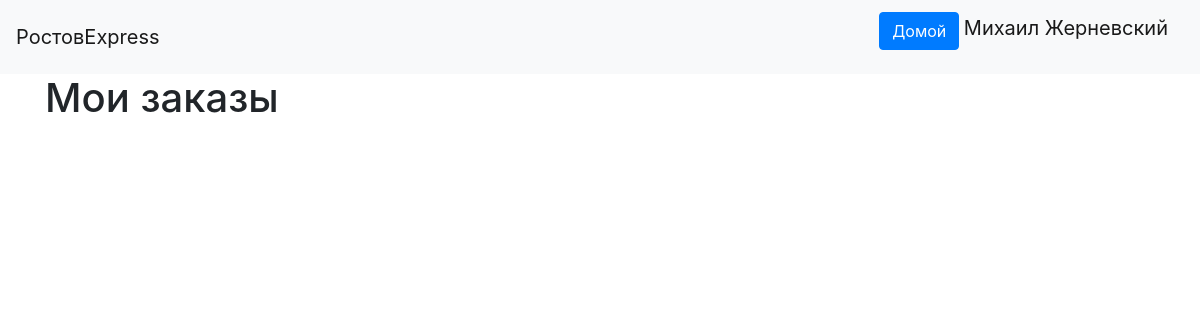
The page /users/get_orders (signed in) on the database as committed earlier.
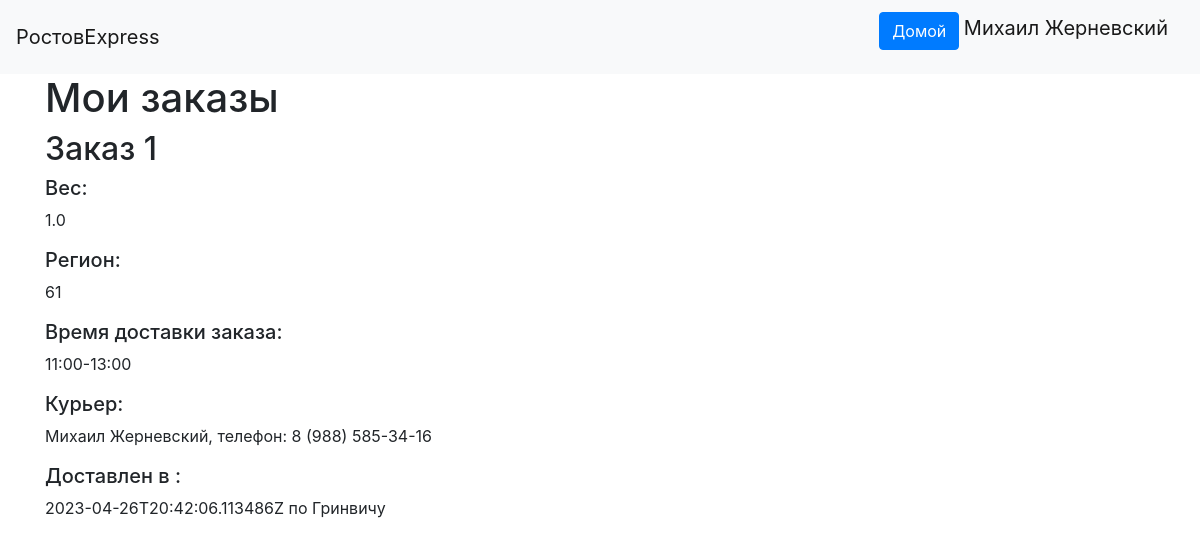
The same page on the database as committed later.
### data/users.py (models this page shows, shortened)
class User(SqlAlchemyBase, UserMixin):
    __tablename__ = 'users'
    id = sqlalchemy.Column(sqlalchemy.Integer,
                           primary_key=True, autoincrement=True)
    name = sqlalchemy.Column(sqlalchemy.String, nullable=True)
    about = sqlalchemy.Column(sqlalchemy.String, nullable=True)
    email = sqlalchemy.Column(sqlalchemy.String,
                              index=True, unique=True, nullable=True)
    phone_number = sqlalchemy.Column(sqlalchemy.String,
                              index=True, unique=True, nullable=True)
    hashed_password = sqlalchemy.Column(sqlalchemy.String, nullable=True)
    created_date = sqlalchemy.Column(sqlalchemy.DateTime,default=datetime.datetime.now)
    user_type = sqlalchemy.Column(sqlalchemy.Integer, nullable=True)
    c_id = sqlalchemy.Column(sqlalchemy.Integer, sqlalchemy.ForeignKey('couriers.id'), nullable=True)
    sqlalchemy.orm.relation('Courier')

### data/orders.py (models this page shows)
class Order(SqlAlchemyBase):
    __tablename__ = 'orders'
    id = sqlalchemy.Column(sqlalchemy.Integer, primary_key=True)
    weight = sqlalchemy.Column(sqlalchemy.Float, nullable=True)
    region = sqlalchemy.Column(sqlalchemy.Integer, nullable=True)
    orders_courier = sqlalchemy.Column(sqlalchemy.Integer, sqlalchemy.ForeignKey('couriers.id'))
    user_id = sqlalchemy.Column(sqlalchemy.Integer, sqlalchemy.ForeignKey("users.id"))
    complete_time = sqlalchemy.Column(sqlalchemy.String, nullable=True, default='')
    sqlalchemy.orm.relation('User')
    sqlalchemy.orm.relation('Courier')

### data/deliveryhours.py (models this page shows)
class DH(SqlAlchemyBase):
    __tablename__ = 'deliveryhours'
    id = sqlalchemy.Column(sqlalchemy.Integer, primary_key=True, autoincrement=True)
    order_id = sqlalchemy.Column(sqlalchemy.Integer, sqlalchemy.ForeignKey('orders.id'), nullable=True)
    hours = sqlalchemy.Column(sqlalchemy.String, nullable=True)
    sqlalchemy.orm.relation('Order')

### main.py (the view)
@app.route('/users/get_orders', methods=['POST', 'GET'])
@login_required
def get_user_orders():
    user_id = current_user.id
    db_sess = db_session.create_session()
    orders = db_sess.query(Order).filter(Order.user_id == user_id).all()
    delivery_hours = [db_sess.query(DH).filter(DH.order_id == order.id).all()[0] for order in orders]
    courier_names = []
    for order in orders:
        list_of_couriers = db_sess.query(User).filter(User.c_id == order.orders_courier).all()
        if list_of_couriers:
            courier_names.append(f"{list_of_couriers[0].name}, телефон: {list_of_couriers[0].phone_number}")
        else:
            courier_names.append("Пока что нет курьера")
    items = zip(orders, delivery_hours, courier_names)
    return render_template('existing_orders.html', title="Мои заказы", items=items)

### data/db_session.py (called while the page is built)
def create_session() -> Session:
    global __factory
    return __factory()

### main.py (called while the page is built)
@login_manager.user_loader
def load_user(user_id):
    db_sess = db_session.create_session()
    return db_sess.query(User).get(user_id)

### templates/existing_orders.html
{% extends "base.html" %}
{% block content %}
<h1>Мои заказы</h1>
{% for item in items %}
<div>
    <h2>Заказ {{item[0].id}}</h2>
    <h5>Вес: </h5><p> {{ item[0].weight }}</p>
    <h5>Регион: </h5><p> {{ item[0].region }}</p>
    <h5>Время доставки заказа: </h5><p>{{ item[1].hours }}</p>
    <h5>Курьер: </h5><p>{{ item[2] }}</p>
    {% if item[0].complete_time %}
    <h5>Доставлен в : </h5><p>{{ item[0].complete_time }} по Гринвичу</p>
    {% else %}
    <h5>Доставлен в : </h5><p>В пути</p>
    {% endif %}
</div>
{% endfor %}
{% endblock %}

### templates/base.html (shortened to what this page needs)
<!doctype html>
<html lang="en">
<head>
    <link rel="stylesheet"
          href="https://stackpath.bootstrapcdn.com/bootstrap/4.4.1/css/bootstrap.min.css"
>
</head>
<body>
<header>
    <nav class="navbar navbar-light bg-light">
        <a class="navbar-brand" href="#">РостовExpress</a>
        {% if current_user.is_authenticated %}
            <p>
                <a class="btn btn-primary " href="/">Домой</a>
                <a class="navbar-brand" href="/logout">{{ current_user.name }}</a>
            </p>
        {% else %}
            <p>
                <a class="btn btn-primary " href="/register">Зарегистрироваться</a>
                <a class="btn btn-success" href="/login">Войти</a>
            </p>
        {% endif %}
    </nav>
</header>
<main role="main" class="container">
    {% block content %}{% endblock %}
</main>
</body>
</html>

Rows that differ between the two databases and show on the page:
added Order: id "1", weight "1.0", region "61", hours "11:00-13:00", item "Михаил Жерневский, телефон: 8 (988) 585-34-16", complete_time "2023-04-26T20:42:06.113486Z"
